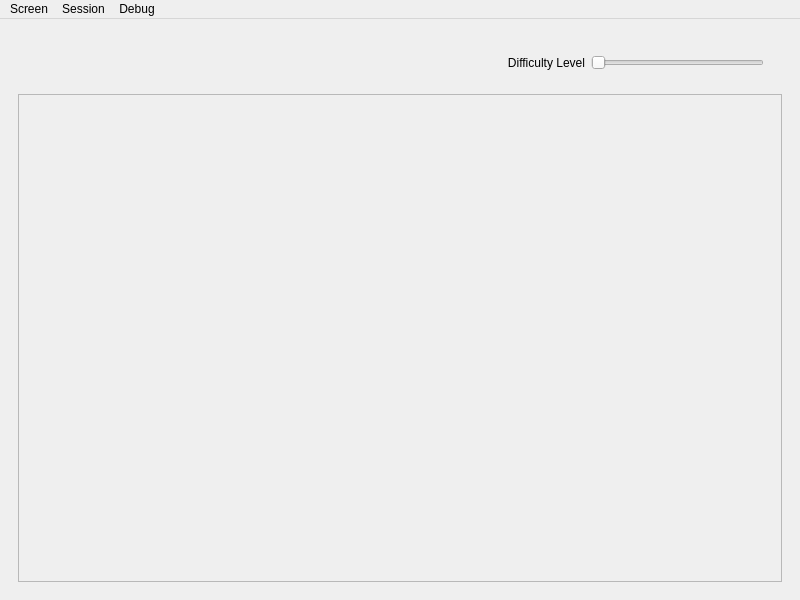
<?xml version="1.0" encoding="UTF-8"?>
<ui version="4.0">
 <class>MainWindow</class>
 <widget class="QMainWindow" name="MainWindow">
  <property name="geometry">
   <rect>
    <x>0</x>
    <y>0</y>
    <width>800</width>
    <height>600</height>
   </rect>
  </property>
  <property name="windowTitle">
   <string>mvp – Speed Type</string>
  </property>
  <widget class="QWidget" name="centralwidget">
   <layout class="QHBoxLayout" name="horizontalLayout">
    <item>
     <widget class="QWidget" name="widget" native="true">
      <layout class="QVBoxLayout" name="verticalLayout_2">
       <item>
        <widget class="QWidget" name="widget_2" native="true">
         <layout class="QHBoxLayout" name="horizontalLayout_2">
          <item>
           <widget class="QLabel" name="title">
            <property name="sizePolicy">
             <sizepolicy hsizetype="Preferred" vsizetype="Fixed">
              <horstretch>0</horstretch>
              <verstretch>0</verstretch>
             </sizepolicy>
            </property>
            <property name="text">
             <string/>
            </property>
           </widget>
          </item>
          <item>
           <widget class="QWidget" name="widget_3" native="true">
            <layout class="QHBoxLayout" name="horizontalLayout_3">
             <item>
              <widget class="QLabel" name="label">
               <property name="sizePolicy">
                <sizepolicy hsizetype="Minimum" vsizetype="Preferred">
                 <horstretch>0</horstretch>
                 <verstretch>0</verstretch>
                </sizepolicy>
               </property>
               <property name="text">
                <string>Difficulty Level</string>
               </property>
               <property name="alignment">
                <set>Qt::AlignRight|Qt::AlignTrailing|Qt::AlignVCenter</set>
               </property>
              </widget>
             </item>
             <item>
              <widget class="QSlider" name="difficulty_level">
               <property name="sizePolicy">
                <sizepolicy hsizetype="Preferred" vsizetype="Fixed">
                 <horstretch>0</horstretch>
                 <verstretch>0</verstretch>
                </sizepolicy>
               </property>
               <property name="minimum">
                <number>0</number>
               </property>
               <property name="maximum">
                <number>4</number>
               </property>
               <property name="orientation">
                <enum>Qt::Horizontal</enum>
               </property>
              </widget>
             </item>
            </layout>
           </widget>
          </item>
         </layout>
        </widget>
       </item>
       <item>
        <widget class="QScrollArea" name="scroll_area">
         <property name="verticalScrollBarPolicy">
          <enum>Qt::ScrollBarAsNeeded</enum>
         </property>
         <property name="horizontalScrollBarPolicy">
          <enum>Qt::ScrollBarAlwaysOff</enum>
         </property>
         <property name="widgetResizable">
          <bool>true</bool>
         </property>
         <widget class="QWidget" name="speedtype">
          <property name="geometry">
           <rect>
            <x>0</x>
            <y>0</y>
            <width>750</width>
            <height>448</height>
           </rect>
          </property>
         </widget>
        </widget>
       </item>
      </layout>
     </widget>
    </item>
   </layout>
  </widget>
  <widget class="QMenuBar" name="menubar">
   <property name="geometry">
    <rect>
     <x>0</x>
     <y>0</y>
     <width>800</width>
     <height>22</height>
    </rect>
   </property>
   <widget class="QMenu" name="menuTask">
    <property name="title">
     <string>Screen</string>
    </property>
    <addaction name="action_view_flash_cards"/>
    <addaction name="action_enter_verses"/>
    <addaction name="action_speed_type"/>
   </widget>
   <widget class="QMenu" name="menuDebug">
    <property name="title">
     <string>Debug</string>
    </property>
    <addaction name="action_debug_inspect_database"/>
    <addaction name="action_debug_sentences"/>
   </widget>
   <widget class="QMenu" name="menuSession">
    <property name="title">
     <string>Session</string>
    </property>
    <addaction name="action_edit_session"/>
   </widget>
   <addaction name="menuTask"/>
   <addaction name="menuSession"/>
   <addaction name="menuDebug"/>
  </widget>
  <action name="action_enter_verses">
   <property name="checkable">
    <bool>true</bool>
   </property>
   <property name="text">
    <string>Enter Bible Verses</string>
   </property>
  </action>
  <action name="action_view_flash_cards">
   <property name="checkable">
    <bool>true</bool>
   </property>
   <property name="checked">
    <bool>false</bool>
   </property>
   <property name="text">
    <string>Flash Card</string>
   </property>
   <property name="shortcut">
    <string>Ctrl+Return</string>
   </property>
  </action>
  <action name="action_debug_inspect_database">
   <property name="text">
    <string>Inspect Database</string>
   </property>
  </action>
  <action name="action_debug_layout_engine">
   <property name="text">
    <string>Layout Engines</string>
   </property>
  </action>
  <action name="action_jump_to">
   <property name="text">
    <string>Jump to...</string>
   </property>
   <property name="shortcut">
    <string>Ctrl+Shift+G</string>
   </property>
  </action>
  <action name="action_debug_sentences">
   <property name="text">
    <string>Sentences</string>
   </property>
  </action>
  <action name="action_display_graph">
   <property name="text">
    <string>Display Graph</string>
   </property>
  </action>
  <action name="action_speed_type">
   <property name="checkable">
    <bool>true</bool>
   </property>
   <property name="checked">
    <bool>true</bool>
   </property>
   <property name="text">
    <string>Speed Type</string>
   </property>
  </action>
  <action name="action_edit_session">
   <property name="text">
    <string>Edit</string>
   </property>
  </action>
 </widget>
 <resources/>
 <connections/>
</ui>
